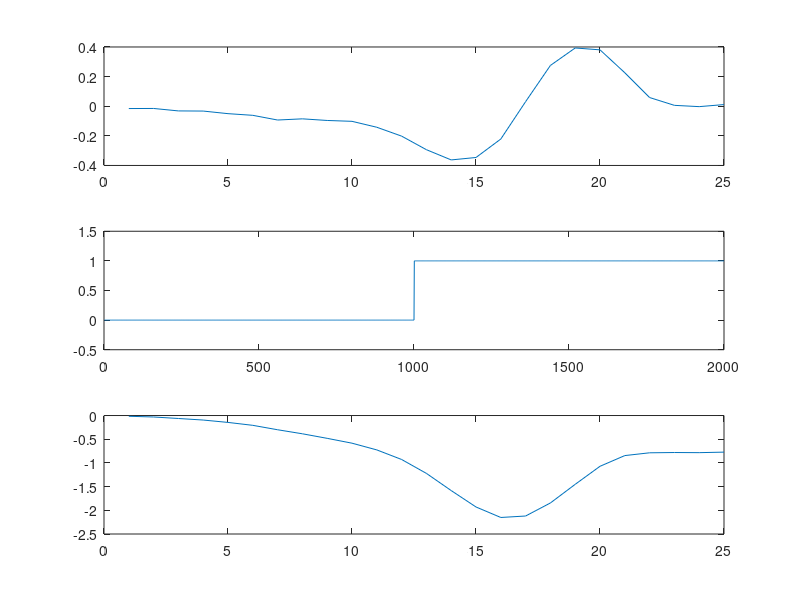
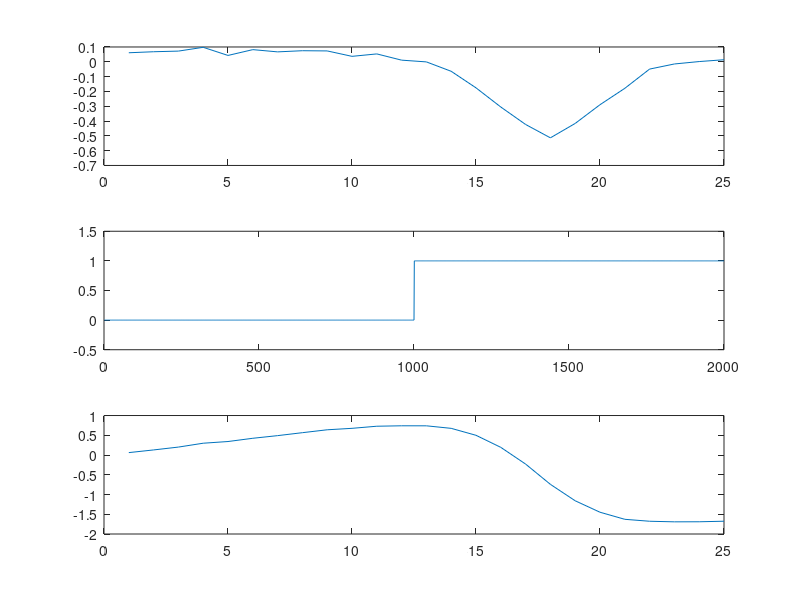
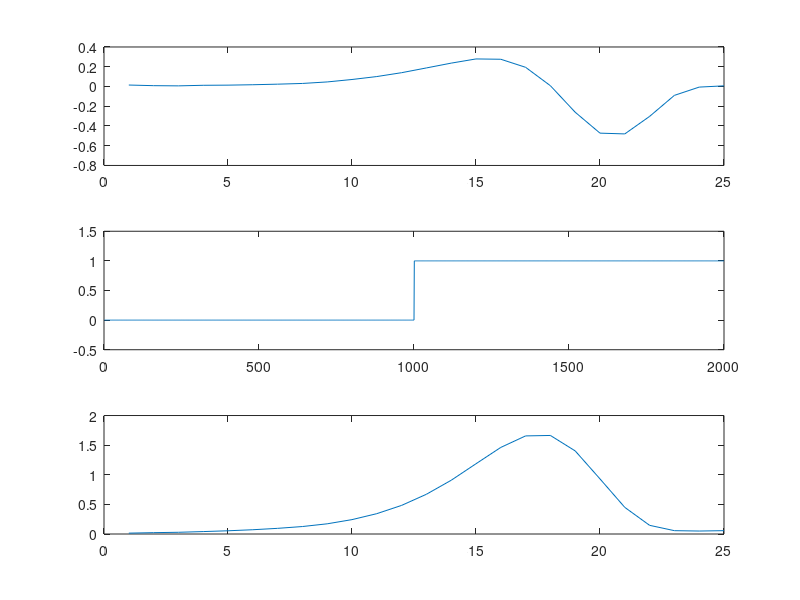

These figures' MATLAB source, in order:

ONMBT = [-0.0157   -0.0151   -0.0317   -0.0327   -0.0502   -0.0615   -0.0932   -0.0852   -0.0962   -0.1020...
    -0.1420   -0.2019   -0.2935   -0.3626   -0.3462   -0.2215...
    0.0308    0.2753    0.3933    0.3807    0.2260    0.0586    0.0059   -0.0028    0.0111];



OFFSSS = [0.0610    0.0679    0.0722    0.0978    0.0429    0.0821    0.0670    0.0748    0.0734    0.0368...
    0.0532    0.0111   -0.0007   -0.0642   -0.1759   -0.3054...
    -0.4232   -0.5135   -0.4162   -0.2898   -0.1792   -0.0492   -0.0147    0.0016    0.0139];


OFFLBT = [0.0146    0.0082    0.0062    0.0120    0.0135    0.0176    0.0234    0.0306    0.0460    0.0707...
    0.1005    0.1396    0.1878    0.2365    0.2789    0.2757...
    0.1942    0.0076   -0.2609   -0.4727   -0.4805   -0.3031   -0.0900   -0.0063    0.0064];


 step = [zeros(1,1000), ones(1,1000)];
 
%  step2 = [ones(1,12), zeros(1,13)];
 step2 = [ones(1,1000), zeros(1,1000)];
 
 
% %  conv1 = conv(step,fliplr(ONMBT));
  conv1 = conv(ONMBT, step, 'same');

 conv2 = conv(OFFSSS, step, 'same');
 
 conv3 = conv(OFFLBT, step, 'same');
 
 conv4 = conv(zeros(1,25),ONMBT);
 
 
 figure
 subplot(3,1,1)
 plot(ONMBT);
 subplot(3,1,2)
 plot(step); ylim([-0.5 1.5]);
 subplot(3,1,3)
 plot(conv1);
 
  figure
 subplot(3,1,1)
 plot(OFFSSS);
 subplot(3,1,2)
 plot(step); ylim([-0.5 1.5]);
 subplot(3,1,3)
 plot(conv2);
 
   figure
 subplot(3,1,1)
 plot(OFFLBT);
 subplot(3,1,2)
 plot(step); ylim([-0.5 1.5]);
 subplot(3,1,3)
 plot(conv3);
 
 
 
 
 